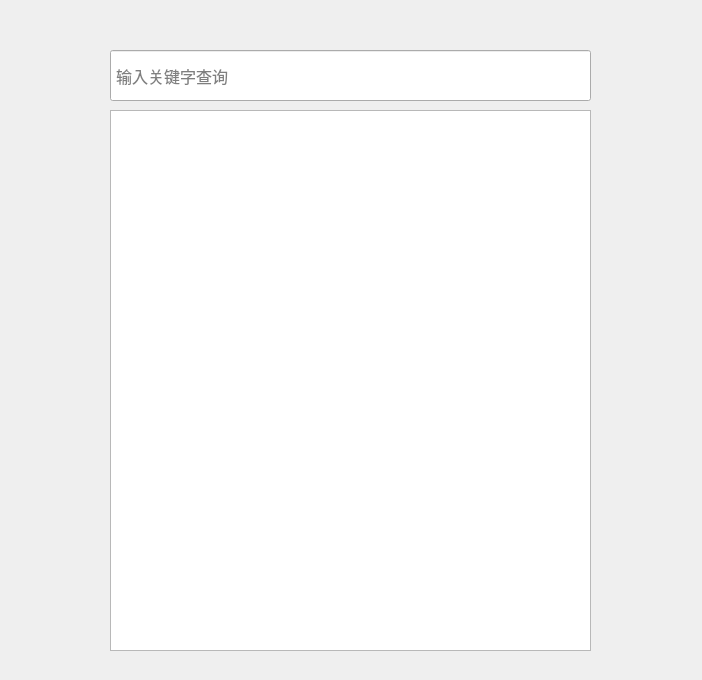
<?xml version="1.0" encoding="UTF-8"?>
<ui version="4.0">
 <class>Dialog</class>
 <widget class="QDialog" name="Dialog">
  <property name="geometry">
   <rect>
    <x>0</x>
    <y>0</y>
    <width>702</width>
    <height>680</height>
   </rect>
  </property>
  <property name="windowTitle">
   <string>Dialog</string>
  </property>
  <property name="windowOpacity">
   <double>1.000000000000000</double>
  </property>
  <widget class="QLineEdit" name="keywordLineEdit_BG">
   <property name="enabled">
    <bool>true</bool>
   </property>
   <property name="geometry">
    <rect>
     <x>110</x>
     <y>50</y>
     <width>481</width>
     <height>51</height>
    </rect>
   </property>
   <property name="font">
    <font>
     <family>等线</family>
     <pointsize>12</pointsize>
     <weight>50</weight>
     <italic>false</italic>
     <bold>false</bold>
     <strikeout>false</strikeout>
     <kerning>true</kerning>
    </font>
   </property>
   <property name="inputMask">
    <string/>
   </property>
   <property name="frame">
    <bool>true</bool>
   </property>
   <property name="cursorPosition">
    <number>0</number>
   </property>
   <property name="alignment">
    <set>Qt::AlignLeading|Qt::AlignLeft|Qt::AlignVCenter</set>
   </property>
   <property name="readOnly">
    <bool>true</bool>
   </property>
   <property name="placeholderText">
    <string/>
   </property>
  </widget>
  <widget class="QWidget" name="verticalLayoutWidget">
   <property name="geometry">
    <rect>
     <x>110</x>
     <y>110</y>
     <width>481</width>
     <height>541</height>
    </rect>
   </property>
   <layout class="QVBoxLayout" name="resultVerticalLayout">
    <item>
     <widget class="QListView" name="toolsInfoListView"/>
    </item>
   </layout>
  </widget>
  <widget class="QLineEdit" name="keywordLineEdit">
   <property name="geometry">
    <rect>
     <x>114</x>
     <y>60</y>
     <width>460</width>
     <height>31</height>
    </rect>
   </property>
   <property name="font">
    <font>
     <family>等线</family>
     <pointsize>12</pointsize>
     <weight>50</weight>
     <italic>false</italic>
     <bold>false</bold>
     <strikeout>false</strikeout>
     <kerning>true</kerning>
    </font>
   </property>
   <property name="inputMask">
    <string/>
   </property>
   <property name="frame">
    <bool>false</bool>
   </property>
   <property name="cursorPosition">
    <number>0</number>
   </property>
   <property name="alignment">
    <set>Qt::AlignLeading|Qt::AlignLeft|Qt::AlignVCenter</set>
   </property>
   <property name="placeholderText">
    <string>输入关键字查询</string>
   </property>
  </widget>
 </widget>
 <resources/>
 <connections/>
</ui>
